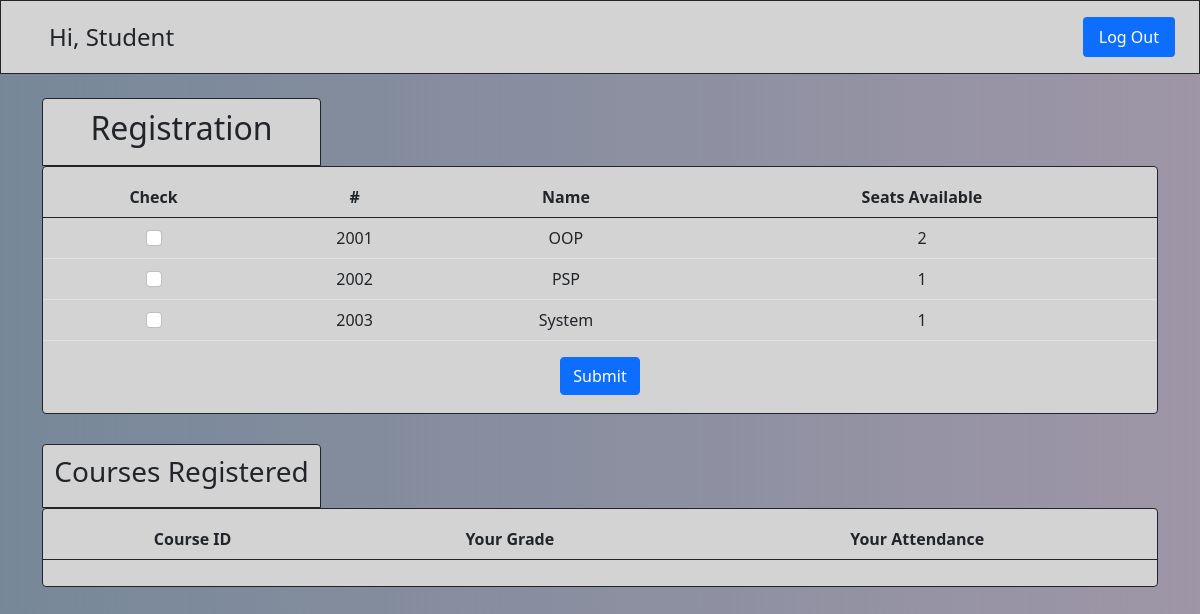
Screenshot of /public-html/student.php (signed in) with the database file from the repository.
### tables this page shows
CREATE TABLE `courses` (
  `course_id` int(11) NOT NULL,
  `course_name` tinytext,
  `course_seats` int(11) DEFAULT NULL
);

### public-html/student.php (the view, shortened to what this page needs)
<?php
require 'system.ctrl.php';
?>
<!doctype html>
<html lang="en">
  <head>
    <link href="https://cdn.jsdelivr.net/npm/bootstrap@5.0.2/dist/css/bootstrap.min.css" rel="stylesheet">
    <link rel="stylesheet" href="orus.css">
  </head>
  <body>
    <?php
    $db_data=array($_SESSION["uid"]);
    $dbUserRow=phpFetchDB('SELECT * FROM students WHERE student_id=?',$db_data);
    ?>
        <header class="d-flex flex-wrap justify-content-center py-3 mb-4 border-bottom sign-in-row border border-dark">
            <div class="d-flex align-items-center mb-3 mb-md-0 me-md-auto text-dark text-decoration-none col-lg-6">
                <svg class="bi me-2" width="40" height="32"><use xlink:href="#bootstrap"></use></svg>
                <span class="fs-4">Hi, Student <?php echo $dbUserRow["student_name"];?></span>
            </div>
            <div class="ms-5 me-4">
                <ul class="nav nav-pills">
                    <li class="nav-item"><a href="logout.ctrl.php" class="nav-link active" aria-current="page">Log Out</a></li>
                </ul>
            </div>
        </header>
        <div class="container">
            <div class="rounded-top border border-dark mb-0 sign-in-row col-3">
                <h2>Registration</h2>
            </div>
            <form name="formStudentRegistration" action="student-registration.ctrl.php" method="post">
                <div class="sign-in-row rounded border border-dark flex-column">
                    <table class="table table-responsive text-center">
                        <thead>
                            <tr>
                            <th scope="col">Check</th>
                            <th scope="col">#</th>
                            <th scope="col">Name</th>
                            <th scope="col">Seats Available</th>
                            </tr>
                        </thead>
                        <tbody>
                            <?php foreach($connection->query('select * from courses') as $record){ ?>
                                <?php
                                echo '<tr>';
                                echo "<td><input class='form-check-input' type='checkbox' name='". $record['course_id'] . "' value='". $record['course_id'] . "' id='flexCheckDefault'></td>";
                                echo '<td>' . $record['course_id'] . '</td>';
                                echo '<td>' . $record['course_name'] . '</td>';
                                echo '<td>' . $record['course_seats'] . '</td>';
                                echo '</tr>';
                                ?>
                            <?php } ?>
                        </tbody>
                    </table>
                    <div class="mb-2">
                    <button type='submit button' class='btn btn-primary'>Submit</button>
                    </div>
                </div>
            </form>
            <div class="rounded-top border border-dark mb-0 sign-in-row col-3">
                <h3>Courses Registered</h3>
            </div>
            <div class="sign-in-row rounded border border-dark flex-column">
                <table class="table table-responsive text-center">
                    <thead>
                        <tr>
                        <th scope="col">Course ID</th>
                        <th scope="col">Your Grade</th>
                        <th scope="col">Your Attendance</th>
                        </tr>
                    </thead>
                </table>
            </div>
        </div>
  </body>
</html>

### public-html/orus.css (style rules this page uses)
.sign-in-row { display:flex; justify-content: center; align-items: center; background-color: lightgray; margin-bottom: 30px; padding: 10px 0 10px 0; }
html body { background-color: lightgoldenrodyellow; background: linear-gradient(to right, lightslategray, rgba(26, 7, 48, 0.425)); }

### rows the page displays
courses: course_id "2001", course_name "OOP", course_seats "2"
courses: course_id "2002", course_name "PSP", course_seats "1"
courses: course_id "2003", course_name "System", course_seats "1"
